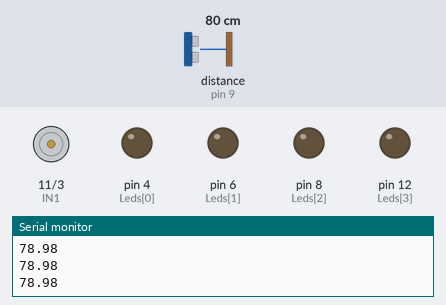
Simulated run of this sketch. Board: Arduino Uno, built with avr-gcc and run on an emulated ATmega328P. On the bench: motor-driver pin pairs drawn as motors (green arrow = first pin HIGH = forward, orange = second pin HIGH = backward, longer = more drive, scaled by the enable pin), output pins drawn as LEDs (lit = HIGH), the last lines printed to the serial monitor. Wiring (inferred from the names in the program): ultrasonic range finder: trigger pin 10; echo pin 9. Inputs (shaded band) come from the test bench; at power-on: distance to the obstacle (sensor on pin 9) 80 cm. The echo pulse lasts 58.3 µs per cm; pins used as bus, display or sensor lines are not drawn.

Above: at 1.2 s.
1.3 s: distance to the obstacle (sensor on pin 9) set to 12 cm
2.8 s: distance to the obstacle (sensor on pin 9) set to 9 cm
At 3.7 s:
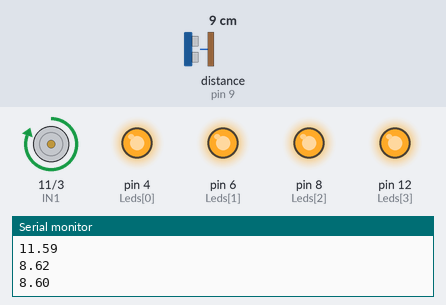
4.7 s: distance to the obstacle (sensor on pin 9) set to 18 cm
At 5.8 s:
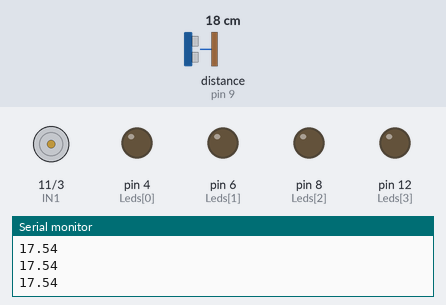
6.4 s: distance to the obstacle (sensor on pin 9) set to 2 cm
At 6.53 s:
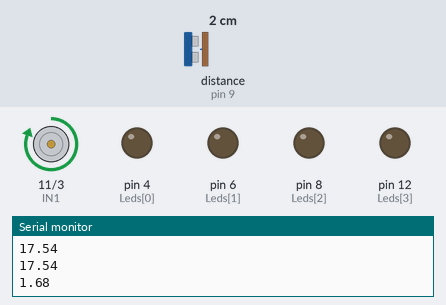
Timing chart, 0 to 9.2 s (numbered marks = the images above; inputs shaded):
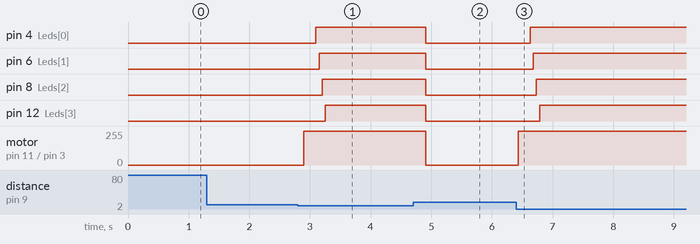

The sketch:

Teste_Porta.ino
```cpp
const int trigPin = 10;
const int echoPin = 9;
int Leds[] = {4, 6, 8, 12};
float duration, distance;

// L298N
#define ENA 2
#define IN1 11
#define IN2 3

void setup() {

  pinMode(trigPin, OUTPUT);
  pinMode(echoPin, INPUT);

  pinMode(ENA, OUTPUT);
  pinMode(IN1, OUTPUT);
  pinMode(IN2, OUTPUT);

  for (int i = 0; i < 4; i++) {
    pinMode(Leds[i], OUTPUT);
  }

  Serial.begin(9600);
}

void loop() {

  digitalWrite(trigPin, LOW);
  delayMicroseconds(2);

  digitalWrite(trigPin, HIGH);
  delayMicroseconds(10);

  digitalWrite(trigPin, LOW);

  duration = pulseIn(echoPin, HIGH, 30000);

  distance = duration * 0.034 / 2;

  Serial.println(distance);

  if (distance > 0 && distance < 10) {

    // Liga motor primeiro
    analogWrite(ENA, 255);
    digitalWrite(IN1, HIGH);
    digitalWrite(IN2, LOW);

    delay(200);

    // Depois liga LEDs
    for (int i = 0; i < 4; i++) {
      digitalWrite(Leds[i], HIGH);
      delay(50);
    }

  } else {

    for (int i = 0; i < 4; i++) {
      digitalWrite(Leds[i], LOW);
    }

    analogWrite(ENA, 0);
    digitalWrite(IN1, LOW);
    digitalWrite(IN2, HIGH);
  }

  delay(100);
}
```

Measured:
- the behaviour switches between 11 and 10 cm on distance to the obstacle (sensor on pin 9) (found by bisection; images 0 and 1)
- after the input at 2.8 s, pin 4 (Leds[0]): LOW → HIGH after 0.30 s; pin 6 (Leds[1]): LOW → HIGH after 0.35 s; pin 8 (Leds[2]): LOW → HIGH after 0.40 s; pin 12 (Leds[3]): LOW → HIGH after 0.45 s; motor on pin 11 (IN1) / pin 3 (IN2): stopped → forward 255/255 after 0.10 s
- after the input at 4.7 s, pin 4 (Leds[0]), pin 6 (Leds[1]), pin 8 (Leds[2]), pin 12 (Leds[3]): HIGH → LOW after 0.21 s; motor on pin 11 (IN1) / pin 3 (IN2): forward 255/255 → stopped after 0.21 s
- after the input at 6.4 s, pin 4 (Leds[0]): LOW → HIGH after 0.24 s; pin 6 (Leds[1]): LOW → HIGH after 0.29 s; pin 8 (Leds[2]): LOW → HIGH after 0.34 s; pin 12 (Leds[3]): LOW → HIGH after 0.39 s; motor on pin 11 (IN1) / pin 3 (IN2): stopped → forward 255/255 at once
